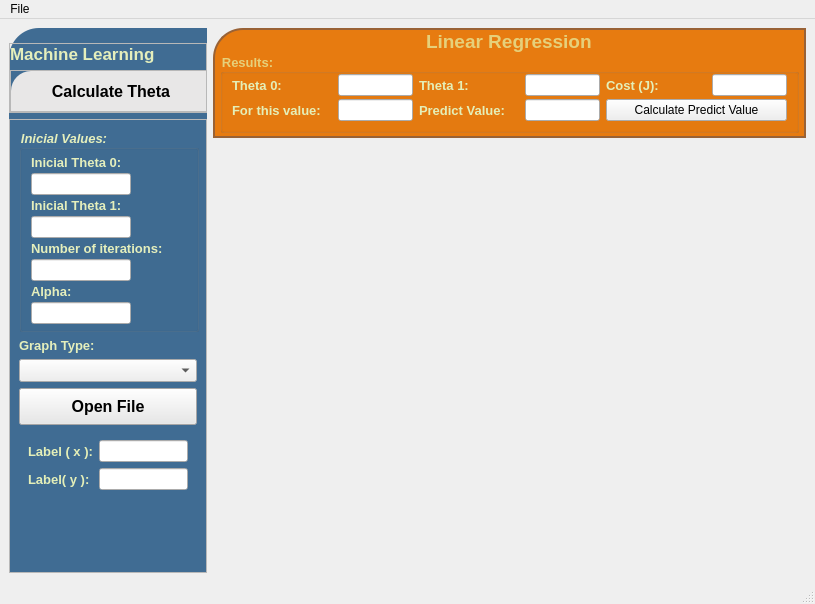
<?xml version="1.0" encoding="UTF-8"?>
<ui version="4.0">
 <class>MainWindow</class>
 <widget class="QMainWindow" name="MainWindow">
  <property name="geometry">
   <rect>
    <x>0</x>
    <y>0</y>
    <width>811</width>
    <height>604</height>
   </rect>
  </property>
  <property name="windowTitle">
   <string>MainWindow</string>
  </property>
  <property name="styleSheet">
   <string notr="true"/>
  </property>
  <widget class="QWidget" name="centralwidget">
   <property name="font">
    <font>
     <pointsize>10</pointsize>
     <weight>75</weight>
     <bold>true</bold>
    </font>
   </property>
   <property name="styleSheet">
    <string notr="true">#leftwidget{ background-color :#406c93 ;border-top-left-radius:30px}

#headerframe{background-color :#e77b10;
border:2px solid #996236; border-top-left-radius:30px
}

#Title_graph,  #resultBox{color: #e6d07a}

#theta0_label,#theta1_label, #head_label_right,#InicialBox,#graph_label_gbox,#Alpha_label,#Itera_label,#Drag_drop_groupBox{color: #e5efbc}
#theta_m0_label, #theta_m1_label,#Cost_label,#PValue_label,#Value_predicted_label{color: #e4efb8}

#axe_x_label, #axe_y_label{color: #e4efb8}

#Calculate_btn{background-color:#e8e7e7; padding: 10px;
text-align:center; border-top-left-radius:20px}

#Btn_Open_file{background-color:#e8e7e7; padding: 8px;
text-align:center}


</string>
   </property>
   <layout class="QHBoxLayout" name="horizontalLayout">
    <item>
     <widget class="QWidget" name="leftwidget" native="true">
      <property name="minimumSize">
       <size>
        <width>198</width>
        <height>0</height>
       </size>
      </property>
      <property name="maximumSize">
       <size>
        <width>198</width>
        <height>16777215</height>
       </size>
      </property>
      <layout class="QVBoxLayout" name="verticalLayout_3">
       <property name="spacing">
        <number>6</number>
       </property>
       <property name="leftMargin">
        <number>0</number>
       </property>
       <property name="topMargin">
        <number>15</number>
       </property>
       <property name="rightMargin">
        <number>0</number>
       </property>
       <property name="bottomMargin">
        <number>0</number>
       </property>
       <item alignment="Qt::AlignRight">
        <widget class="QFrame" name="frame">
         <property name="frameShape">
          <enum>QFrame::StyledPanel</enum>
         </property>
         <property name="frameShadow">
          <enum>QFrame::Raised</enum>
         </property>
         <layout class="QVBoxLayout" name="verticalLayout_4">
          <property name="leftMargin">
           <number>0</number>
          </property>
          <property name="topMargin">
           <number>0</number>
          </property>
          <property name="rightMargin">
           <number>0</number>
          </property>
          <property name="bottomMargin">
           <number>0</number>
          </property>
          <item alignment="Qt::AlignTop">
           <widget class="QLabel" name="head_label_right">
            <property name="font">
             <font>
              <pointsize>13</pointsize>
              <weight>75</weight>
              <bold>true</bold>
             </font>
            </property>
            <property name="text">
             <string>Machine Learning</string>
            </property>
           </widget>
          </item>
          <item alignment="Qt::AlignRight">
           <widget class="QFrame" name="frame_3">
            <property name="frameShape">
             <enum>QFrame::StyledPanel</enum>
            </property>
            <property name="frameShadow">
             <enum>QFrame::Raised</enum>
            </property>
            <layout class="QVBoxLayout" name="verticalLayout_5">
             <property name="spacing">
              <number>0</number>
             </property>
             <property name="leftMargin">
              <number>0</number>
             </property>
             <property name="topMargin">
              <number>0</number>
             </property>
             <property name="rightMargin">
              <number>0</number>
             </property>
             <property name="bottomMargin">
              <number>0</number>
             </property>
             <item alignment="Qt::AlignRight">
              <widget class="QPushButton" name="Calculate_btn">
               <property name="sizePolicy">
                <sizepolicy hsizetype="Expanding" vsizetype="Fixed">
                 <horstretch>0</horstretch>
                 <verstretch>0</verstretch>
                </sizepolicy>
               </property>
               <property name="minimumSize">
                <size>
                 <width>200</width>
                 <height>40</height>
                </size>
               </property>
               <property name="maximumSize">
                <size>
                 <width>200</width>
                 <height>40</height>
                </size>
               </property>
               <property name="font">
                <font>
                 <pointsize>12</pointsize>
                 <weight>75</weight>
                 <bold>true</bold>
                </font>
               </property>
               <property name="text">
                <string>Calculate Theta</string>
               </property>
               <property name="icon">
                <iconset resource="resources.qrc">
                 <normaloff>:/blue/assets/imagenes/Blue258aad/airplay.svg</normaloff>:/blue/assets/imagenes/Blue258aad/airplay.svg</iconset>
               </property>
               <property name="iconSize">
                <size>
                 <width>20</width>
                 <height>20</height>
                </size>
               </property>
              </widget>
             </item>
            </layout>
           </widget>
          </item>
         </layout>
        </widget>
       </item>
       <item>
        <widget class="QFrame" name="frame_2">
         <property name="frameShape">
          <enum>QFrame::StyledPanel</enum>
         </property>
         <property name="frameShadow">
          <enum>QFrame::Raised</enum>
         </property>
         <layout class="QVBoxLayout" name="verticalLayout_6">
          <item>
           <widget class="QGroupBox" name="InicialBox">
            <property name="minimumSize">
             <size>
              <width>180</width>
              <height>0</height>
             </size>
            </property>
            <property name="maximumSize">
             <size>
              <width>180</width>
              <height>16777215</height>
             </size>
            </property>
            <property name="font">
             <font>
              <pointsize>10</pointsize>
              <weight>75</weight>
              <italic>true</italic>
              <bold>true</bold>
             </font>
            </property>
            <property name="title">
             <string>Inicial Values:</string>
            </property>
            <layout class="QVBoxLayout" name="verticalLayout_7">
             <property name="spacing">
              <number>3</number>
             </property>
             <property name="topMargin">
              <number>5</number>
             </property>
             <property name="bottomMargin">
              <number>5</number>
             </property>
             <item>
              <widget class="QLabel" name="theta0_label">
               <property name="font">
                <font>
                 <pointsize>10</pointsize>
                 <weight>75</weight>
                 <bold>true</bold>
                </font>
               </property>
               <property name="text">
                <string>Inicial Theta 0:</string>
               </property>
              </widget>
             </item>
             <item>
              <widget class="QLineEdit" name="theta_0">
               <property name="minimumSize">
                <size>
                 <width>100</width>
                 <height>0</height>
                </size>
               </property>
               <property name="maximumSize">
                <size>
                 <width>100</width>
                 <height>16777215</height>
                </size>
               </property>
              </widget>
             </item>
             <item>
              <widget class="QLabel" name="theta1_label">
               <property name="font">
                <font>
                 <pointsize>10</pointsize>
                 <weight>75</weight>
                 <bold>true</bold>
                </font>
               </property>
               <property name="text">
                <string>Inicial Theta 1:</string>
               </property>
              </widget>
             </item>
             <item>
              <widget class="QLineEdit" name="theta_1">
               <property name="minimumSize">
                <size>
                 <width>100</width>
                 <height>0</height>
                </size>
               </property>
               <property name="maximumSize">
                <size>
                 <width>100</width>
                 <height>16777215</height>
                </size>
               </property>
              </widget>
             </item>
             <item>
              <widget class="QLabel" name="Itera_label">
               <property name="font">
                <font>
                 <pointsize>10</pointsize>
                 <weight>75</weight>
                 <bold>true</bold>
                </font>
               </property>
               <property name="text">
                <string>Number of iterations:</string>
               </property>
              </widget>
             </item>
             <item>
              <widget class="QLineEdit" name="value_iterations">
               <property name="minimumSize">
                <size>
                 <width>100</width>
                 <height>0</height>
                </size>
               </property>
               <property name="maximumSize">
                <size>
                 <width>100</width>
                 <height>16777215</height>
                </size>
               </property>
              </widget>
             </item>
             <item>
              <widget class="QLabel" name="Alpha_label">
               <property name="font">
                <font>
                 <pointsize>10</pointsize>
                 <weight>75</weight>
                 <bold>true</bold>
                </font>
               </property>
               <property name="text">
                <string>Alpha:</string>
               </property>
              </widget>
             </item>
             <item>
              <widget class="QLineEdit" name="Alpha">
               <property name="minimumSize">
                <size>
                 <width>100</width>
                 <height>0</height>
                </size>
               </property>
               <property name="maximumSize">
                <size>
                 <width>100</width>
                 <height>16777215</height>
                </size>
               </property>
              </widget>
             </item>
            </layout>
           </widget>
          </item>
          <item>
           <widget class="QLabel" name="graph_label_gbox">
            <property name="font">
             <font>
              <pointsize>10</pointsize>
              <weight>75</weight>
              <bold>true</bold>
             </font>
            </property>
            <property name="text">
             <string>Graph Type:</string>
            </property>
           </widget>
          </item>
          <item>
           <widget class="QComboBox" name="Graph_cboBox">
            <property name="font">
             <font>
              <pointsize>10</pointsize>
              <italic>true</italic>
             </font>
            </property>
            <property name="toolTip">
             <string>&lt;html&gt;&lt;head/&gt;&lt;body&gt;&lt;p&gt;Surface the graphs&lt;/p&gt;&lt;/body&gt;&lt;/html&gt;</string>
            </property>
           </widget>
          </item>
          <item>
           <widget class="QPushButton" name="Btn_Open_file">
            <property name="font">
             <font>
              <pointsize>12</pointsize>
              <weight>75</weight>
              <bold>true</bold>
             </font>
            </property>
            <property name="text">
             <string>Open File</string>
            </property>
            <property name="icon">
             <iconset resource="resources.qrc">
              <normaloff>:/blue/assets/imagenes/Blue258aad/folder-plus.svg</normaloff>:/blue/assets/imagenes/Blue258aad/folder-plus.svg</iconset>
            </property>
            <property name="iconSize">
             <size>
              <width>20</width>
              <height>20</height>
             </size>
            </property>
           </widget>
          </item>
          <item>
           <widget class="QWidget" name="label_XY_label_widget" native="true">
            <layout class="QGridLayout" name="gridLayout_2">
             <item row="0" column="0">
              <widget class="QLabel" name="axe_x_label">
               <property name="font">
                <font>
                 <pointsize>10</pointsize>
                 <weight>75</weight>
                 <bold>true</bold>
                </font>
               </property>
               <property name="text">
                <string>Label ( x ):</string>
               </property>
              </widget>
             </item>
             <item row="0" column="1">
              <widget class="QLineEdit" name="axe_x_Qline"/>
             </item>
             <item row="1" column="1">
              <widget class="QLineEdit" name="axe_y_Qline"/>
             </item>
             <item row="1" column="0">
              <widget class="QLabel" name="axe_y_label">
               <property name="font">
                <font>
                 <pointsize>10</pointsize>
                 <weight>75</weight>
                 <bold>true</bold>
                </font>
               </property>
               <property name="text">
                <string>Label( y ):</string>
               </property>
              </widget>
             </item>
            </layout>
           </widget>
          </item>
          <item>
           <spacer name="verticalSpacer">
            <property name="orientation">
             <enum>Qt::Vertical</enum>
            </property>
            <property name="sizeHint" stdset="0">
             <size>
              <width>20</width>
              <height>40</height>
             </size>
            </property>
           </spacer>
          </item>
         </layout>
        </widget>
       </item>
      </layout>
     </widget>
    </item>
    <item>
     <widget class="QWidget" name="righthwidget" native="true">
      <layout class="QVBoxLayout" name="verticalLayout">
       <property name="spacing">
        <number>0</number>
       </property>
       <property name="leftMargin">
        <number>0</number>
       </property>
       <property name="topMargin">
        <number>0</number>
       </property>
       <property name="rightMargin">
        <number>0</number>
       </property>
       <property name="bottomMargin">
        <number>0</number>
       </property>
       <item alignment="Qt::AlignTop">
        <widget class="QWidget" name="headerwidget" native="true">
         <layout class="QHBoxLayout" name="horizontalLayout_2">
          <property name="spacing">
           <number>0</number>
          </property>
          <property name="leftMargin">
           <number>0</number>
          </property>
          <property name="topMargin">
           <number>0</number>
          </property>
          <property name="rightMargin">
           <number>0</number>
          </property>
          <property name="bottomMargin">
           <number>0</number>
          </property>
          <item alignment="Qt::AlignTop">
           <widget class="QFrame" name="headerframe">
            <property name="frameShape">
             <enum>QFrame::StyledPanel</enum>
            </property>
            <property name="frameShadow">
             <enum>QFrame::Raised</enum>
            </property>
            <layout class="QVBoxLayout" name="verticalLayout_2">
             <property name="spacing">
              <number>0</number>
             </property>
             <property name="leftMargin">
              <number>5</number>
             </property>
             <property name="topMargin">
              <number>0</number>
             </property>
             <property name="rightMargin">
              <number>5</number>
             </property>
             <property name="bottomMargin">
              <number>3</number>
             </property>
             <item alignment="Qt::AlignHCenter|Qt::AlignTop">
              <widget class="QLabel" name="Title_graph">
               <property name="font">
                <font>
                 <pointsize>14</pointsize>
                 <weight>75</weight>
                 <bold>true</bold>
                </font>
               </property>
               <property name="text">
                <string>Linear Regression</string>
               </property>
              </widget>
             </item>
             <item alignment="Qt::AlignTop">
              <widget class="QGroupBox" name="resultBox">
               <property name="font">
                <font>
                 <pointsize>10</pointsize>
                 <weight>75</weight>
                 <bold>true</bold>
                </font>
               </property>
               <property name="title">
                <string>Results:</string>
               </property>
               <layout class="QGridLayout" name="gridLayout">
                <property name="leftMargin">
                 <number>9</number>
                </property>
                <property name="topMargin">
                 <number>0</number>
                </property>
                <property name="verticalSpacing">
                 <number>3</number>
                </property>
                <item row="2" column="2">
                 <widget class="QLabel" name="Value_predicted_label">
                  <property name="font">
                   <font>
                    <pointsize>10</pointsize>
                    <weight>75</weight>
                    <bold>true</bold>
                   </font>
                  </property>
                  <property name="text">
                   <string>Predict Value:</string>
                  </property>
                 </widget>
                </item>
                <item row="2" column="3">
                 <widget class="QLineEdit" name="Value_predicted">
                  <property name="minimumSize">
                   <size>
                    <width>75</width>
                    <height>0</height>
                   </size>
                  </property>
                  <property name="maximumSize">
                   <size>
                    <width>100</width>
                    <height>16777215</height>
                   </size>
                  </property>
                 </widget>
                </item>
                <item row="2" column="0">
                 <widget class="QLabel" name="PValue_label">
                  <property name="font">
                   <font>
                    <pointsize>10</pointsize>
                    <weight>75</weight>
                    <bold>true</bold>
                   </font>
                  </property>
                  <property name="text">
                   <string>For this value:</string>
                  </property>
                 </widget>
                </item>
                <item row="1" column="4">
                 <widget class="QLabel" name="Cost_label">
                  <property name="minimumSize">
                   <size>
                    <width>100</width>
                    <height>0</height>
                   </size>
                  </property>
                  <property name="maximumSize">
                   <size>
                    <width>150</width>
                    <height>16777215</height>
                   </size>
                  </property>
                  <property name="font">
                   <font>
                    <pointsize>10</pointsize>
                    <weight>75</weight>
                    <bold>true</bold>
                   </font>
                  </property>
                  <property name="text">
                   <string>Cost (J):</string>
                  </property>
                 </widget>
                </item>
                <item row="1" column="0">
                 <widget class="QLabel" name="theta_m0_label">
                  <property name="minimumSize">
                   <size>
                    <width>100</width>
                    <height>0</height>
                   </size>
                  </property>
                  <property name="maximumSize">
                   <size>
                    <width>100</width>
                    <height>16777215</height>
                   </size>
                  </property>
                  <property name="font">
                   <font>
                    <pointsize>10</pointsize>
                    <weight>75</weight>
                    <bold>true</bold>
                   </font>
                  </property>
                  <property name="text">
                   <string>Theta 0:</string>
                  </property>
                 </widget>
                </item>
                <item row="1" column="2">
                 <widget class="QLabel" name="theta_m1_label">
                  <property name="minimumSize">
                   <size>
                    <width>100</width>
                    <height>0</height>
                   </size>
                  </property>
                  <property name="maximumSize">
                   <size>
                    <width>100</width>
                    <height>16777215</height>
                   </size>
                  </property>
                  <property name="font">
                   <font>
                    <pointsize>10</pointsize>
                    <weight>75</weight>
                    <bold>true</bold>
                   </font>
                  </property>
                  <property name="text">
                   <string>Theta 1:</string>
                  </property>
                 </widget>
                </item>
                <item row="2" column="4" colspan="2">
                 <widget class="QPushButton" name="Btn_predictvalue">
                  <property name="text">
                   <string>Calculate Predict Value</string>
                  </property>
                 </widget>
                </item>
                <item row="1" column="3">
                 <widget class="QLineEdit" name="theta1_Qline">
                  <property name="minimumSize">
                   <size>
                    <width>75</width>
                    <height>0</height>
                   </size>
                  </property>
                  <property name="maximumSize">
                   <size>
                    <width>100</width>
                    <height>16777215</height>
                   </size>
                  </property>
                 </widget>
                </item>
                <item row="1" column="5">
                 <widget class="QLineEdit" name="Cost_QLine">
                  <property name="minimumSize">
                   <size>
                    <width>75</width>
                    <height>0</height>
                   </size>
                  </property>
                  <property name="maximumSize">
                   <size>
                    <width>100</width>
                    <height>16777215</height>
                   </size>
                  </property>
                 </widget>
                </item>
                <item row="1" column="1">
                 <widget class="QLineEdit" name="theta0_Qline">
                  <property name="minimumSize">
                   <size>
                    <width>75</width>
                    <height>0</height>
                   </size>
                  </property>
                  <property name="maximumSize">
                   <size>
                    <width>100</width>
                    <height>16777215</height>
                   </size>
                  </property>
                 </widget>
                </item>
                <item row="2" column="1">
                 <widget class="QLineEdit" name="PValue_lineEdit">
                  <property name="minimumSize">
                   <size>
                    <width>75</width>
                    <height>0</height>
                   </size>
                  </property>
                  <property name="maximumSize">
                   <size>
                    <width>100</width>
                    <height>16777215</height>
                   </size>
                  </property>
                 </widget>
                </item>
               </layout>
              </widget>
             </item>
            </layout>
           </widget>
          </item>
         </layout>
        </widget>
       </item>
       <item>
        <widget class="QWidget" name="graphwidget" native="true">
         <property name="minimumSize">
          <size>
           <width>0</width>
           <height>430</height>
          </size>
         </property>
         <property name="maximumSize">
          <size>
           <width>16777215</width>
           <height>430</height>
          </size>
         </property>
         <layout class="QHBoxLayout" name="horizontalLayout_3">
          <property name="leftMargin">
           <number>0</number>
          </property>
          <item>
           <widget class="QStackedWidget" name="stackedWidget">
            <property name="currentIndex">
             <number>0</number>
            </property>
            <widget class="QWidget" name="scatter">
             <property name="minimumSize">
              <size>
               <width>560</width>
               <height>412</height>
              </size>
             </property>
             <property name="maximumSize">
              <size>
               <width>1300</width>
               <height>768</height>
              </size>
             </property>
             <widget class="QWidget" name="verticalLayoutWidget">
              <property name="geometry">
               <rect>
                <x>0</x>
                <y>10</y>
                <width>571</width>
                <height>401</height>
               </rect>
              </property>
              <layout class="QVBoxLayout" name="scatter_VLayout"/>
             </widget>
            </widget>
            <widget class="QWidget" name="line">
             <property name="minimumSize">
              <size>
               <width>560</width>
               <height>412</height>
              </size>
             </property>
             <property name="maximumSize">
              <size>
               <width>1300</width>
               <height>768</height>
              </size>
             </property>
             <widget class="QWidget" name="verticalLayoutWidget_2">
              <property name="geometry">
               <rect>
                <x>0</x>
                <y>10</y>
                <width>571</width>
                <height>401</height>
               </rect>
              </property>
              <layout class="QVBoxLayout" name="line_VLayout"/>
             </widget>
            </widget>
           </widget>
          </item>
         </layout>
        </widget>
       </item>
      </layout>
     </widget>
    </item>
   </layout>
  </widget>
  <widget class="QMenuBar" name="menubar">
   <property name="geometry">
    <rect>
     <x>0</x>
     <y>0</y>
     <width>811</width>
     <height>21</height>
    </rect>
   </property>
   <widget class="QMenu" name="menuFile">
    <property name="title">
     <string>File</string>
    </property>
   </widget>
   <addaction name="menuFile"/>
  </widget>
  <widget class="QStatusBar" name="statusbar"/>
 </widget>
 <resources>
  <include location="resources.qrc"/>
 </resources>
 <connections/>
</ui>
